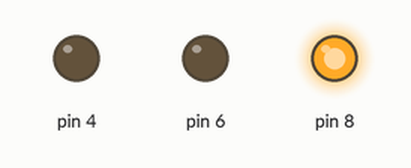
Simulated run of this sketch. Board: Arduino Uno, built with avr-gcc and run on an emulated ATmega328P. Shown: output pins drawn as LEDs (lit = HIGH).

Above: at 1.0 s.
At 3.0 s:
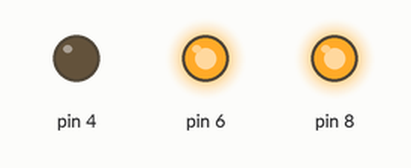
At 5.0 s:
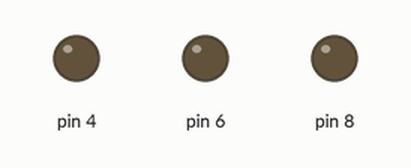
Timing chart, 0 to 7.8 s (numbered marks = the images above):
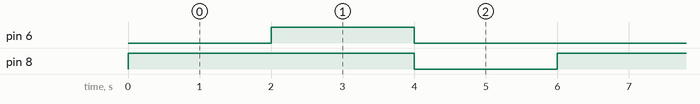

Measured:
- by itself, pin 6: alternates HIGH for 2.0 s and LOW for 4.0 s
- by itself, pin 8: alternates HIGH for 4.0 s and LOW for 2.0 s
- by itself, everything shown: repeats every 6.0 s, in 3 steps

The sketch:

Arduino_2_YR_LED_on_off.ino
```cpp
void setup()
{
  pinMode(4, OUTPUT);
  pinMode(6, OUTPUT);
  pinMode(8, OUTPUT);
}

void loop()
{
  digitalWrite(8, HIGH);
  delay(2000);
  digitalWrite(6, HIGH);
  delay(2000);
  digitalWrite(8, LOW);
  digitalWrite(6, LOW);
  delay(2000);
}
```
